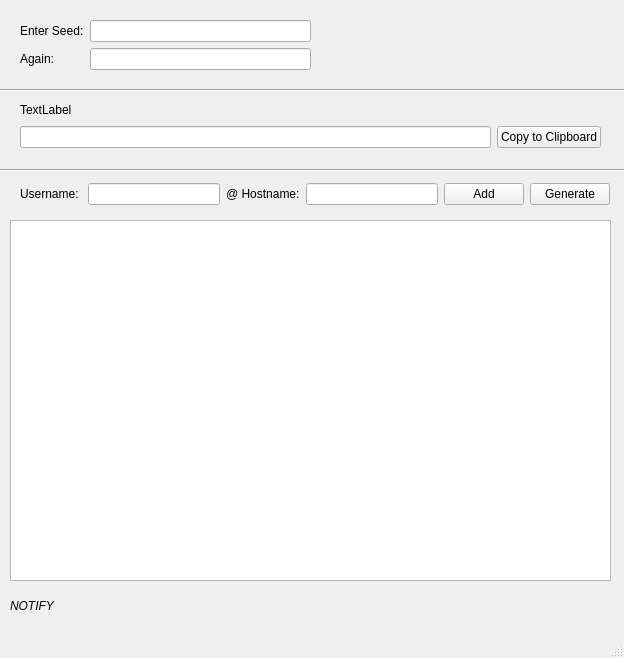
<?xml version="1.0" encoding="UTF-8"?>
<ui version="4.0">
 <class>mainWindow</class>
 <widget class="QMainWindow" name="mainWindow">
  <property name="geometry">
   <rect>
    <x>0</x>
    <y>0</y>
    <width>624</width>
    <height>658</height>
   </rect>
  </property>
  <property name="windowTitle">
   <string>determ-pwgen created by I3ck (Martin Buck)</string>
  </property>
  <property name="locale">
   <locale language="English" country="UnitedStates"/>
  </property>
  <widget class="QWidget" name="centralwidget">
   <widget class="Line" name="line">
    <property name="geometry">
     <rect>
      <x>-3</x>
      <y>80</y>
      <width>821</width>
      <height>20</height>
     </rect>
    </property>
    <property name="orientation">
     <enum>Qt::Horizontal</enum>
    </property>
   </widget>
   <widget class="Line" name="line_2">
    <property name="geometry">
     <rect>
      <x>-10</x>
      <y>160</y>
      <width>831</width>
      <height>20</height>
     </rect>
    </property>
    <property name="orientation">
     <enum>Qt::Horizontal</enum>
    </property>
   </widget>
   <widget class="QTableWidget" name="tableWidgetAccounts">
    <property name="enabled">
     <bool>true</bool>
    </property>
    <property name="geometry">
     <rect>
      <x>10</x>
      <y>220</y>
      <width>601</width>
      <height>361</height>
     </rect>
    </property>
    <property name="editTriggers">
     <set>QAbstractItemView::NoEditTriggers</set>
    </property>
    <property name="sortingEnabled">
     <bool>true</bool>
    </property>
   </widget>
   <widget class="QWidget" name="layoutWidget">
    <property name="geometry">
     <rect>
      <x>20</x>
      <y>20</y>
      <width>291</width>
      <height>52</height>
     </rect>
    </property>
    <layout class="QGridLayout" name="gridLayout">
     <item row="0" column="0">
      <widget class="QLabel" name="labelSeed1">
       <property name="text">
        <string>Enter Seed:</string>
       </property>
      </widget>
     </item>
     <item row="0" column="1">
      <widget class="QLineEdit" name="lineEditSeed1">
       <property name="echoMode">
        <enum>QLineEdit::Password</enum>
       </property>
      </widget>
     </item>
     <item row="1" column="0">
      <widget class="QLabel" name="labelSeed2">
       <property name="text">
        <string>Again:</string>
       </property>
      </widget>
     </item>
     <item row="1" column="1">
      <widget class="QLineEdit" name="lineEditSeed2">
       <property name="echoMode">
        <enum>QLineEdit::Password</enum>
       </property>
      </widget>
     </item>
    </layout>
   </widget>
   <widget class="QLabel" name="labelGenerating">
    <property name="enabled">
     <bool>true</bool>
    </property>
    <property name="geometry">
     <rect>
      <x>10</x>
      <y>596</y>
      <width>781</width>
      <height>20</height>
     </rect>
    </property>
    <property name="font">
     <font>
      <pointsize>9</pointsize>
      <italic>true</italic>
     </font>
    </property>
    <property name="text">
     <string>NOTIFY</string>
    </property>
   </widget>
   <widget class="QWidget" name="layoutWidget">
    <property name="geometry">
     <rect>
      <x>20</x>
      <y>180</y>
      <width>590</width>
      <height>28</height>
     </rect>
    </property>
    <layout class="QHBoxLayout" name="horizontalLayout_2">
     <item>
      <layout class="QHBoxLayout" name="horizontalLayout">
       <item>
        <widget class="QLabel" name="labelAddUsername">
         <property name="text">
          <string>Username: </string>
         </property>
        </widget>
       </item>
       <item>
        <widget class="QLineEdit" name="lineEditAddUsername"/>
       </item>
       <item>
        <widget class="QLabel" name="labelAddHostname">
         <property name="text">
          <string>@ Hostname:</string>
         </property>
        </widget>
       </item>
       <item>
        <widget class="QLineEdit" name="lineEditAddHostname"/>
       </item>
       <item>
        <widget class="QPushButton" name="pushButtonAdd">
         <property name="text">
          <string>Add</string>
         </property>
        </widget>
       </item>
      </layout>
     </item>
     <item>
      <widget class="QPushButton" name="pushButtonGenerate">
       <property name="text">
        <string>Generate</string>
       </property>
      </widget>
     </item>
    </layout>
   </widget>
   <widget class="QWidget" name="">
    <property name="geometry">
     <rect>
      <x>20</x>
      <y>100</y>
      <width>581</width>
      <height>48</height>
     </rect>
    </property>
    <layout class="QVBoxLayout" name="verticalLayout">
     <item>
      <widget class="QLabel" name="labelInfo">
       <property name="text">
        <string>TextLabel</string>
       </property>
      </widget>
     </item>
     <item>
      <layout class="QHBoxLayout" name="horizontalLayout_3">
       <item>
        <widget class="QLineEdit" name="lineEditPassword">
         <property name="enabled">
          <bool>true</bool>
         </property>
         <property name="readOnly">
          <bool>true</bool>
         </property>
        </widget>
       </item>
       <item>
        <widget class="QPushButton" name="pushButtonClipboard">
         <property name="text">
          <string>Copy to Clipboard</string>
         </property>
        </widget>
       </item>
      </layout>
     </item>
    </layout>
   </widget>
   <zorder>layoutWidget</zorder>
   <zorder>layoutWidget</zorder>
   <zorder>layoutWidget</zorder>
   <zorder>line</zorder>
   <zorder>line_2</zorder>
   <zorder>tableWidgetAccounts</zorder>
   <zorder>labelGenerating</zorder>
   <zorder>labelInfo</zorder>
  </widget>
  <widget class="QMenuBar" name="menubar">
   <property name="geometry">
    <rect>
     <x>0</x>
     <y>0</y>
     <width>624</width>
     <height>19</height>
    </rect>
   </property>
  </widget>
  <widget class="QStatusBar" name="statusbar"/>
  <action name="actionLoad_accounts">
   <property name="text">
    <string>import ...</string>
   </property>
  </action>
  <action name="actionSave">
   <property name="text">
    <string>save</string>
   </property>
  </action>
  <action name="actionSave_as">
   <property name="text">
    <string>save as ...</string>
   </property>
  </action>
 </widget>
 <resources/>
 <connections/>
</ui>
